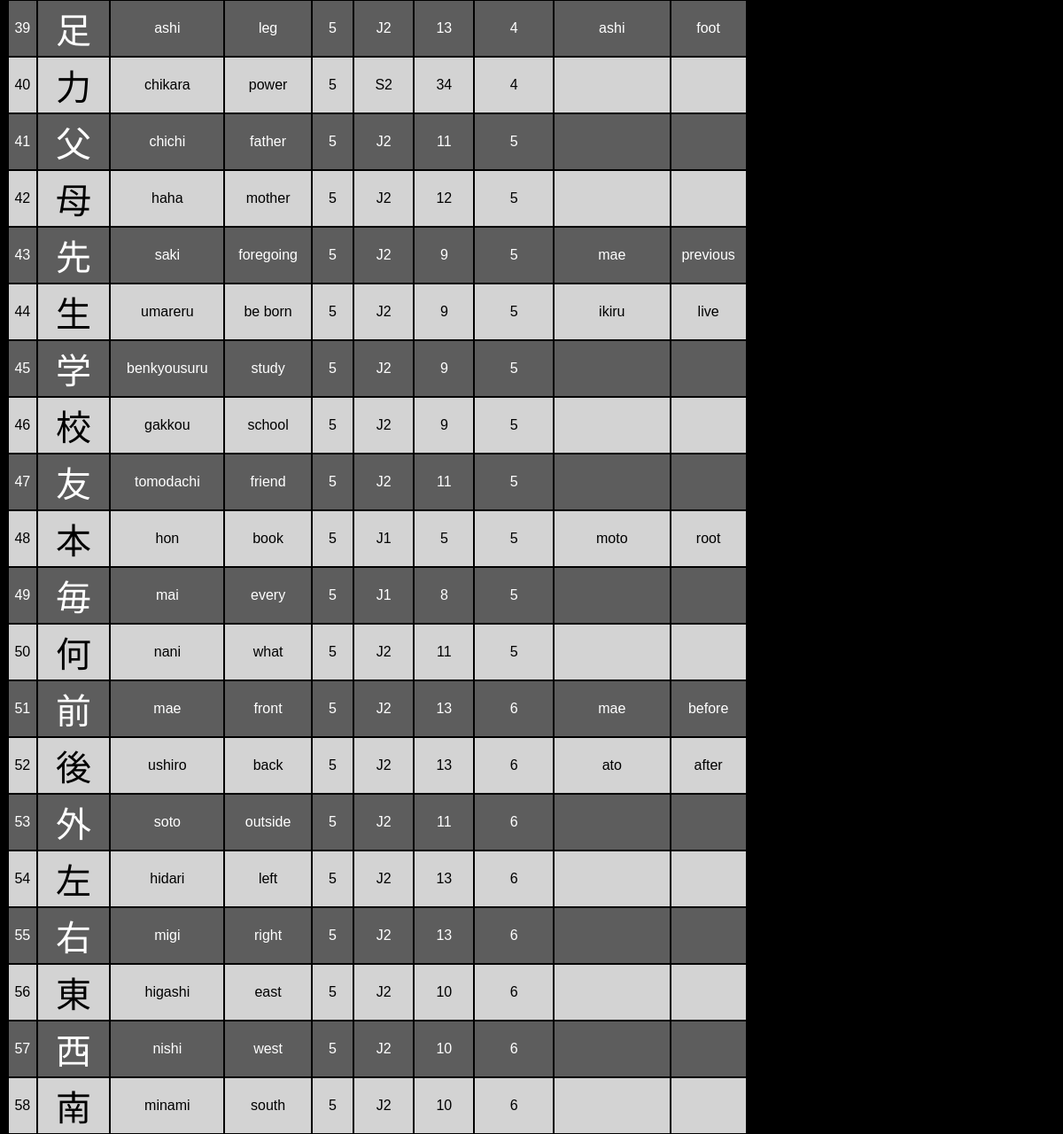
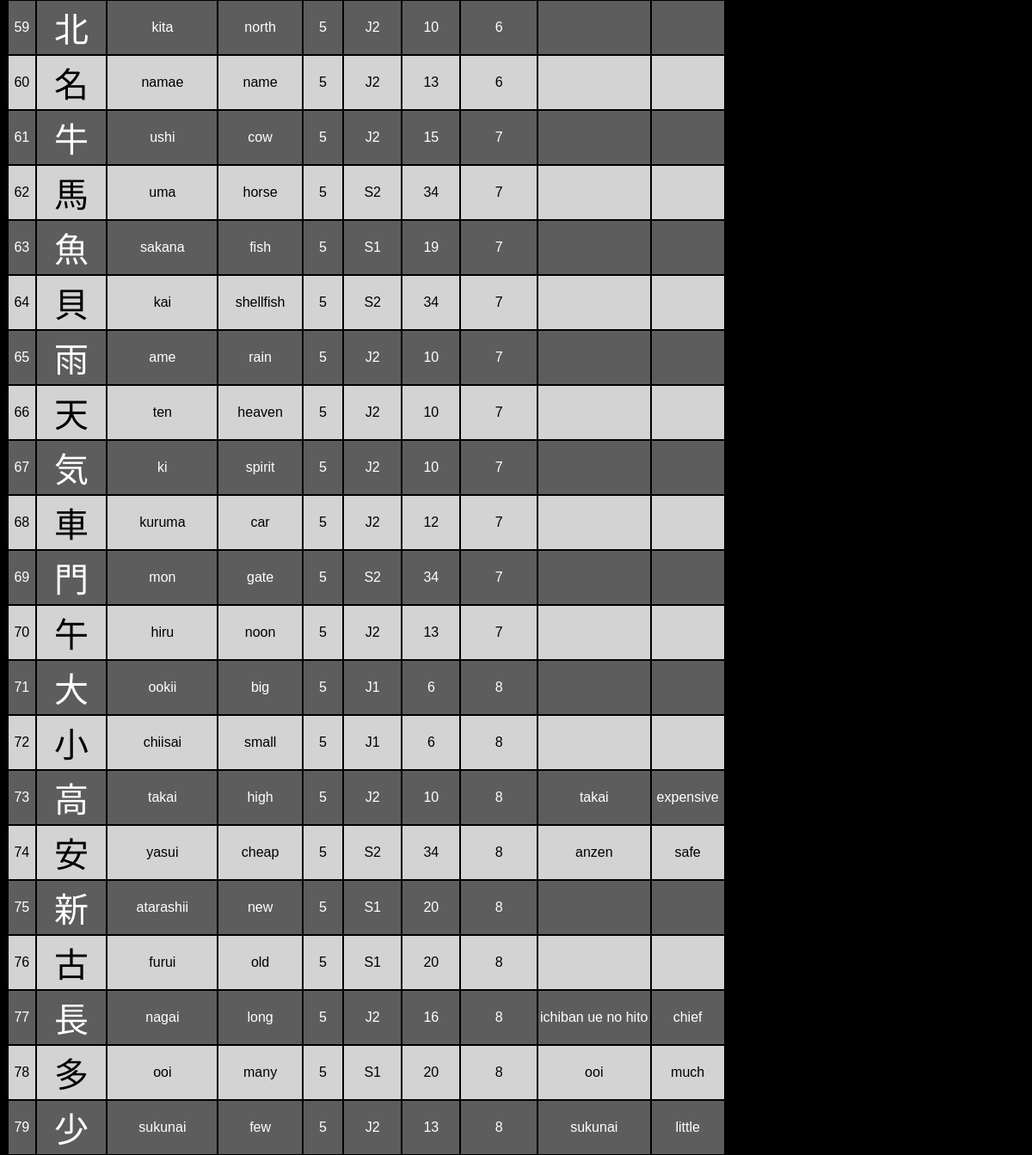
Before: /data/ (middle part) with the older database file (2 pictures, top to bottom).
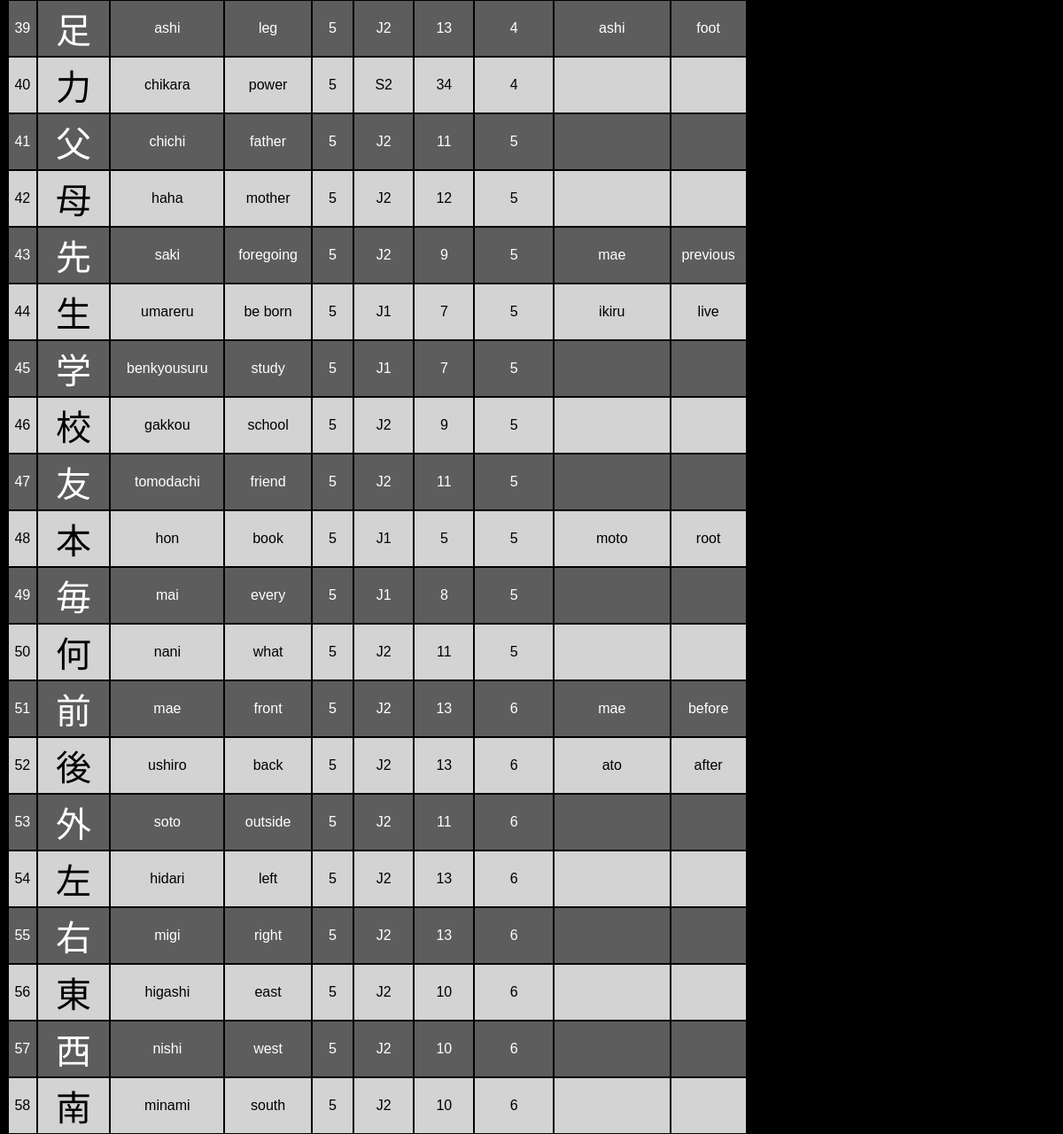
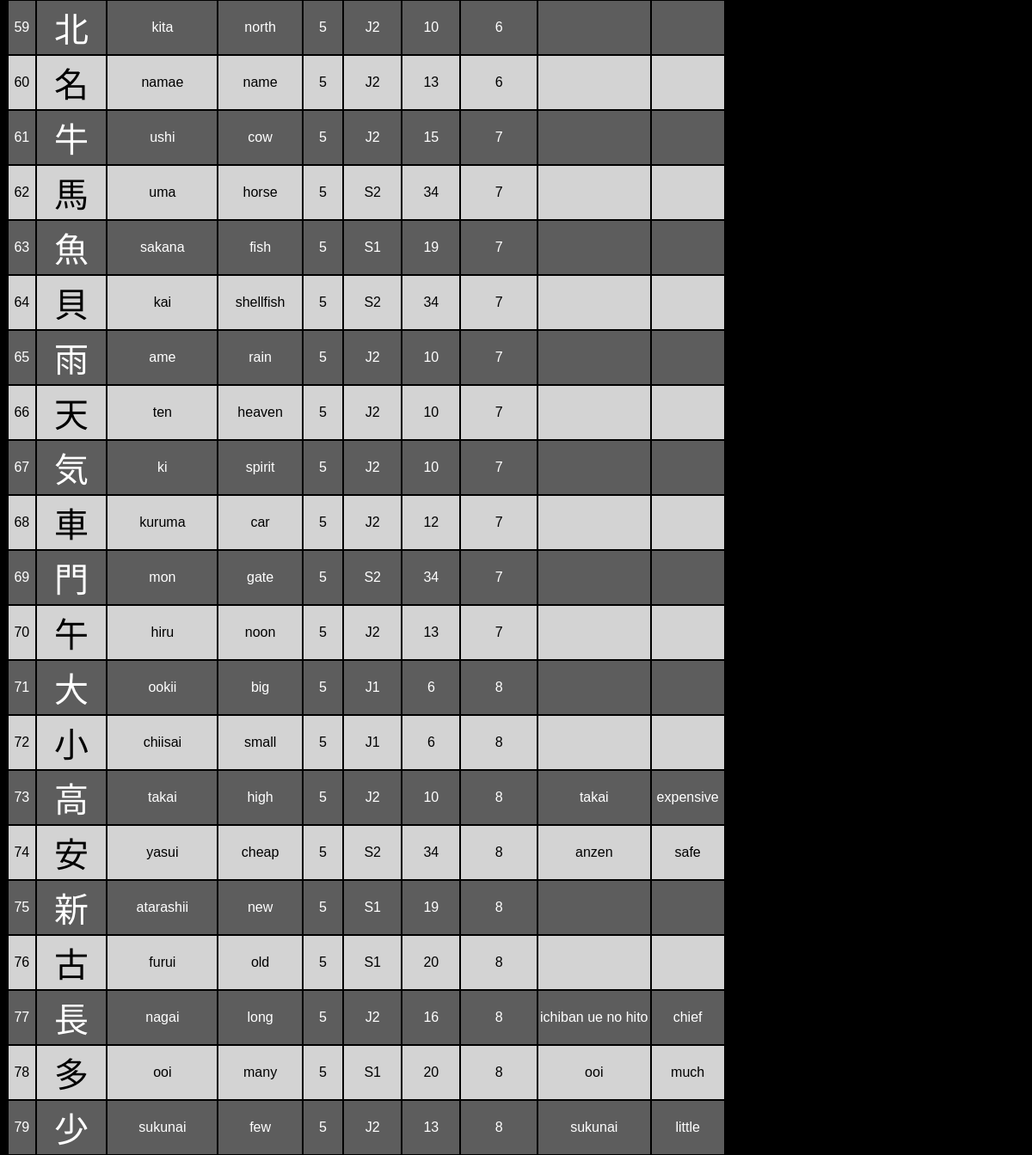
After: the same page with the newer database file (2 pictures, top to bottom).
### kanjis/models.py (models this page shows, shortened)
class Kanji(models.Model):
    character = models.CharField(max_length=1,null=False,unique=True)
    pron1 = models.CharField(null=False)
    mean1 = models.CharField(null=False)
    pron2 = models.CharField(null=True, blank=True)
    mean2 = models.CharField(null=True, blank=True)
    jlpt = models.IntegerField(null=False,validators=[MinValueValidator(1),MaxValueValidator(5)])
    rkmath = models.CharField(max_length=2,null=True)
    jaltap = models.IntegerField(null=True,validators=[MinValueValidator(1),MaxValueValidator(35)])
    somatome = models.IntegerField()

### kanjis/views.py (the view, shortened to what this page needs)
# urls.py: path('data/', views.data, name='data'),
def data(request:HttpRequest):
    mydata = Kanji.objects.all()
    filtered_data = Kanji.objects.all()#filter(jaltap=35).order_by('jaltap')
    return render(request, "kanjis/data.html", {"data" : filtered_data,})

### kanjis/templates/kanjis/data.html (shortened to what this page needs)
{% extends "kanjis/layout.html" %}
{% block body %}
    <table id="database">
        {% for entry in data %}
        <tr>
            <td>{{entry.id}}</td>
            <td class="kanji">{{entry.character}}</td>
            <td>{{entry.pron1}}</td>
            <td>{{entry.mean1}}</td>
            <td>{{entry.jlpt}}</td>
            <td>{{entry.rkmath}}</td>
            <td>{{entry.jaltap}}</td>
            <td>{{entry.somatome}}</td>
            {% if entry.pron2 != None %}
                <td>{{entry.pron2}}</td>
                <td>{{entry.mean2}}</td>
            {% else %}
                <td></td>
                <td></td>
            {% endif %}
        </tr>
        {% endfor %}
    </table>
{% endblock %}

### kanjis/templates/kanjis/layout.html (shortened to what this page needs)
{% load static %}
<!DOCTYPE html>
<html lang="en">
<head>
    <link href="{% static 'kanjis/styles.css' %}" rel="stylesheet">
</head>
<body>
    {% block body %}
    {% endblock %}
</body>
</html>

### kanjis/static/kanjis/styles.css (style rules this page uses)
:root { --danger: lightpink; --pastel1: #ffb7c5; --pastel2: #ff9b57; --pastel3: #a4d699; --pastel4: #cbb8ff; }
html { background-color: black; }
body { background-color: black; color: white; font-family: 'BIZ UDGothic', sans-serif; text-align: center; }
tr:nth-child(odd) { background-color: lightgray; color: black; }
tr:nth-child(even) { background-color: rgb(93, 93, 93); color: white; }
#database { color: black; }
.kanji { font-size: 40px; }

Changed rows visible on the page:
changed Kanji "umareru": rkmath "J2" → "J1"; jaltap "9" → "7"
changed Kanji "benkyousuru": rkmath "J2" → "J1"; jaltap "9" → "7"; pron2 empty → empty (drawn)
changed Kanji "atarashii": jaltap "20" → "19"; pron2 empty → empty (drawn)
